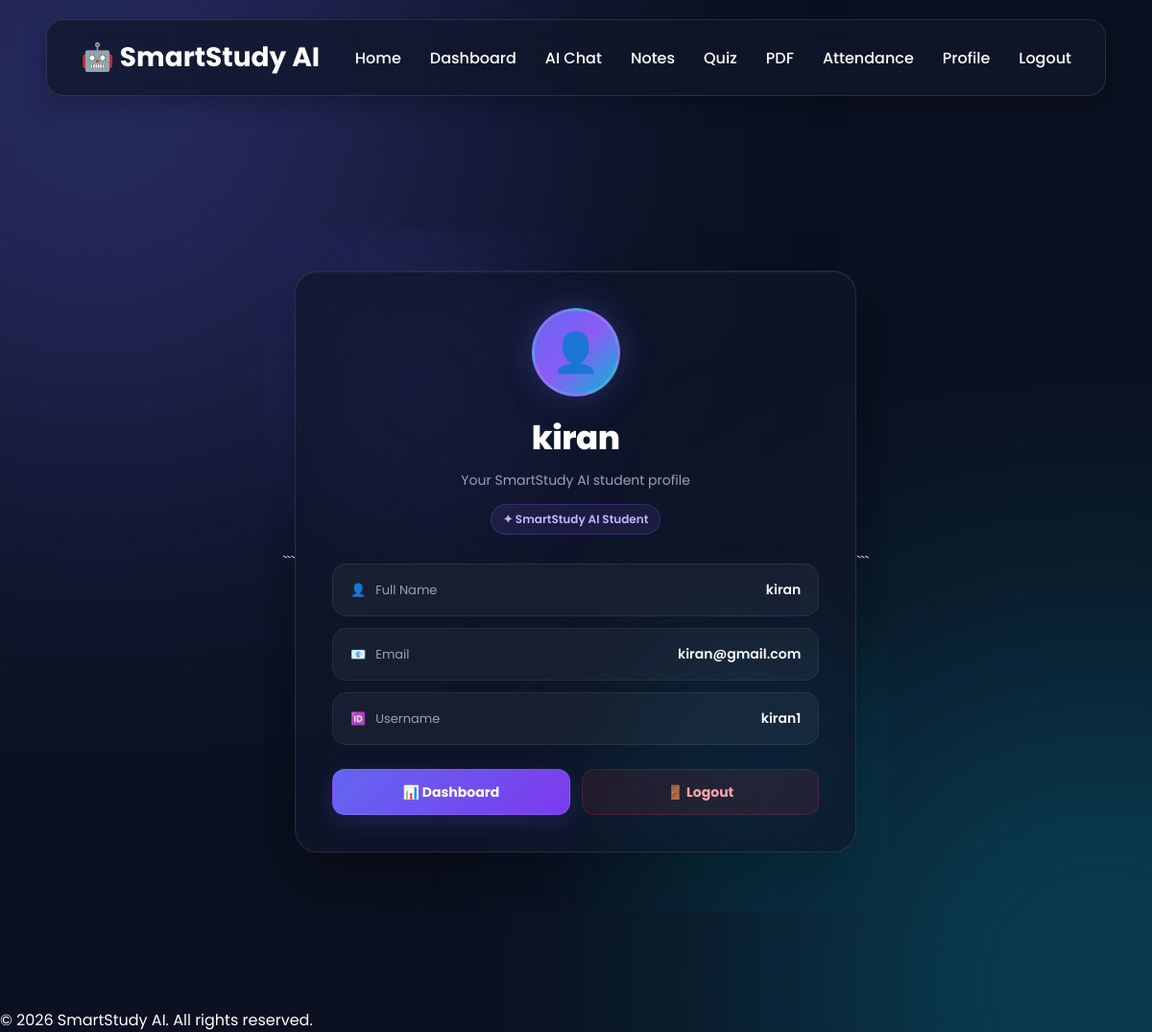
Screenshot of /profile (signed in) with the database file from the repository.
### tables this page shows
CREATE TABLE users(

            id INTEGER PRIMARY KEY AUTOINCREMENT,

            fullname TEXT NOT NULL,

            email TEXT UNIQUE,

            username TEXT UNIQUE,

            password TEXT
        );

### app.py (the view)
@app.route("/profile")
@login_required
def profile():
    conn = get_db_connection()
    user = conn.execute(
        """
        SELECT id, fullname, email, username
        FROM users
        WHERE username = ?
        """,
        (session["username"],)
    ).fetchone()
    conn.close()
    if not user:
        session.clear()
        return redirect(url_for("login"))
    return render_template(
        "profile.html",
        user=user
    )

### app.py (called while the page is built)
def get_db_connection():
    conn = sqlite3.connect("database.db")
    conn.row_factory = sqlite3.Row
    return conn

def login_required(f):
    @wraps(f)
    def decorated_function(*args, **kwargs):
        if "username" not in session:
            return redirect(url_for("login"))
        return f(*args, **kwargs)
    return decorated_function

### templates/profile.html (shortened to what this page needs)
{% extends "base.html" %}
{% block content %}
<div class="profile-page">
```
<div class="profile-card">
    <div class="profile-header">
        <div class="profile-avatar">
            👤
        </div>
        <h1>{{ user["fullname"] }}</h1>
        <p class="profile-subtitle">
            Your SmartStudy AI student profile
        </p>
        <div class="profile-badge">
            ✦ SmartStudy AI Student
        </div>
    </div>
    <div class="profile-details">
        <div class="profile-item">
            <div class="profile-label">
                👤
                <span>Full Name</span>
            </div>
            <div class="profile-value">
                {{ user["fullname"] }}
            </div>
        </div>
        <div class="profile-item">
            <div class="profile-label">
                📧
                <span>Email</span>
            </div>
            <div class="profile-value">
                {{ user["email"] }}
            </div>
        </div>
        <div class="profile-item">
            <div class="profile-label">
                🆔
                <span>Username</span>
            </div>
            <div class="profile-value">
                {{ user["username"] }}
            </div>
        </div>
    </div>
    <div class="profile-actions">
        <a href="{{ url_for('dashboard') }}"
           class="profile-btn">
            📊 Dashboard
        </a>
        <a href="{{ url_for('logout') }}"
           class="profile-btn logout-btn">
            🚪 Logout
        </a>
    </div>
</div>
```
</div>
{% endblock %}

### static/css/style.css (style rules this page uses)
* { margin:0; padding:0; box-sizing:border-box; font-family:'Poppins',sans-serif; }
html { scroll-behavior:smooth; }
body { background:#0b1120; color:white; overflow-x:hidden; min-height:100vh; }
body::before { content:""; position:fixed; width:700px; height:700px; background:#6366f1; filter:blur(180px); top:-250px; left:-250px; opacity:.35; z-index:-2; animation:move1 12s infinite alternate; }
body::after { content:""; position:fixed; width:600px; height:600px; background:#06b6d4; filter:blur(170px); bottom:-250px; right:-250px; opacity:.35; z-index:-2; animation:move2 15s infinite alternate; }
.profile-page { width: min(650px, 92%); margin: 70px auto 100px; }
.profile-card { padding: 45px; text-align: center; border-radius: 30px; background: linear-gradient( 145deg, rgba(255,255,255,.12), rgba(255,255,255,.05) ); border: 1px solid rgba(255,255,255,.16); backdrop-filter: blur(25px); -webkit-backdrop-filter: blur(25px); box-shadow: 0 25px 70px rgba(0,0,0,.35); }
.profile-avatar { width: 90px; height: 90px; margin: 0 auto 20px; display: flex; align-items: center; justify-content: center; border-radius: 50%; font-size: 42px; background: linear-gradient( 135deg, #6366f1, #06b6d4 ); box-shadow: 0 0 40px rgba(6,182,212,.3); }
.profile-card h1 { margin: 10px 0; color: white; font-size: 32px; }
.profile-subtitle { color: #94a3b8; margin-bottom: 35px; }
.profile-details { text-align: left; }
.profile-item { display: flex; justify-content: space-between; align-items: center; padding: 18px 0; border-bottom: 1px solid rgba(255,255,255,.1); }
.profile-item span { color: #94a3b8; }
.profile-actions { display: flex; justify-content: center; gap: 15px; margin-top: 35px; }
.profile-btn { padding: 13px 24px; border-radius: 30px; text-decoration: none; color: white; background: linear-gradient( 135deg, #6366f1, #06b6d4 ); transition: .3s; }
.logout-btn { background: rgba(239,68,68,.15); border: 1px solid rgba(239,68,68,.4); color: #fca5a5; }

### rows the page displays
users: fullname "kiran", email "kiran@gmail.com", username "kiran1"
